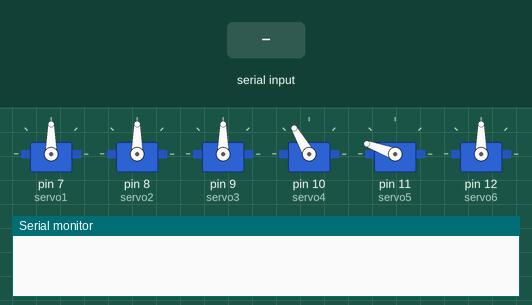
Recording of a sketch running on a simulated Arduino Uno, built with avr-gcc and run on an emulated ATmega328P. Shown: 6 × servo, the last lines printed to the serial monitor. The inputs (shaded band) are chosen by the test bench.

Above: at 1.2 s.
1.3 s: "a" received over Serial
At 1.8 s:
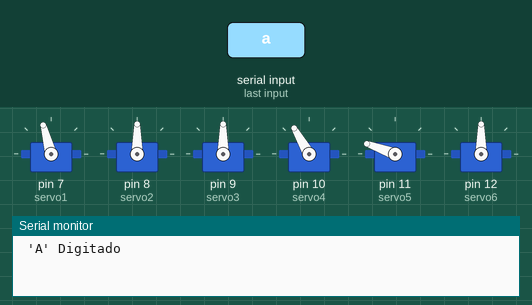
2.8 s: byte 107 ('k') received over Serial
At 4.0 s:
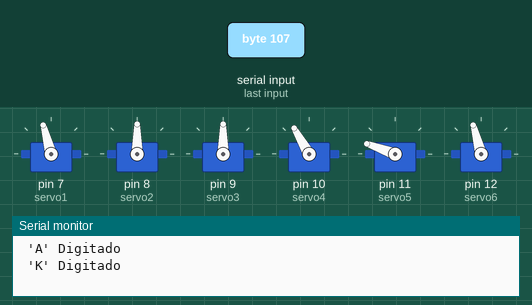
4.3 s: byte 90 ('Z') received over Serial
At 5.2 s:
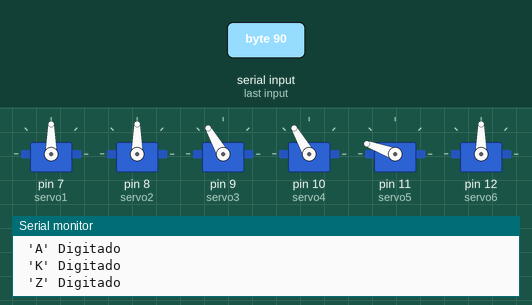
5.8 s: "h" received over Serial
At 6.4 s:
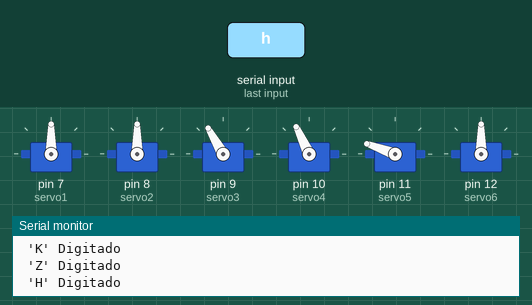
7.3 s: "e" received over Serial
At 8.5 s:
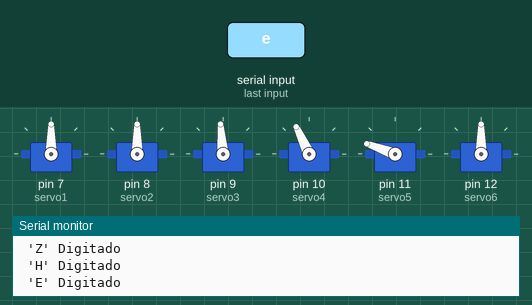
8.8 s: "j" received over Serial
At 9.9 s:
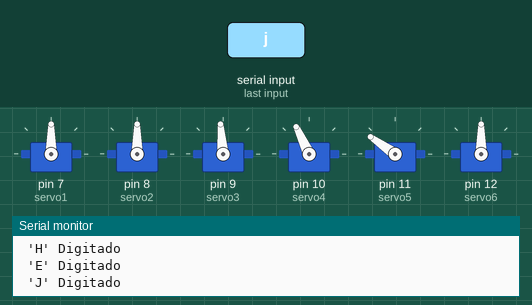
Timing chart, 0 to 11.3 s (numbered marks = the images above; inputs shaded):
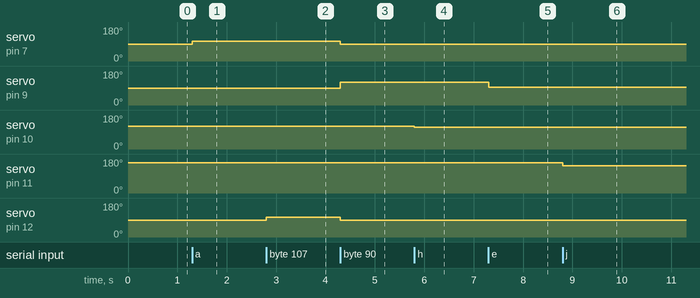

Measured:
- after the input at 1.3 s, servo on pin 7 (servo1): 90° → 105° at once
- after the input at 2.8 s, servo on pin 12 (servo6): 90° → 105° at once
- after the input at 4.3 s, servo on pin 7 (servo1), servo on pin 12 (servo6): 105° → 90° at once; servo on pin 9 (servo3): 90° → 120° at once
- after the input at 5.8 s, servo on pin 10 (servo4): 120° → 115° at once
- after the input at 7.3 s, servo on pin 9 (servo3): 120° → 95° at once
- after the input at 8.8 s, servo on pin 11 (servo5): 160° → 145° at once

The sketch:

brazo_bluetooth.ino
```cpp
//**salvador**

#include <Servo.h> //Cabecera para el servo


void f_servos(); //FUNCION

//char A,B,C,D,E,F,G,H,I,J,K,L; //variables que se digitaran en el monitor serial

Servo servo1; //Servos a mover
Servo servo2;
Servo servo3;
Servo servo4;
Servo servo5;
Servo servo6;

int datos; //Se le asigna el valor leido en el puerto serial

int pos = 90;//Posicion inicial del servo
int pos1=90;
int pos2=90;
int pos3=120;
int pos4=160;
int pos5=90;


void setup(){


  servo1.attach(7);   //Servo en puerto 7
  servo2.attach(8);   //puerto 8
  servo3.attach(9);    //puerto 9
  servo4.attach(10);   //Servo en puerto 10
  servo5.attach(11);   //puerto 11
  servo6.attach(12);    //puerto 12

  servo1.write(pos);
  servo2.write(pos1);
  servo3.write(pos2);
  servo4.write(pos3);
  servo5.write(pos4);
  servo6.write(pos5);


  Serial.begin(9600);  //Se inicializa el puerto serial configurado a 9600

}


void loop(){


    if(Serial.available())

   {

    datos=Serial.read(); //Asignando valor leido en el puerto


    switch(datos)
    {

     //*****GIRO*****

      case 'a':  // Si el valor digitado es a gira a la derecha
        Serial.println(" 'A' Digitado");
        pos +=15;        // se incrementa
        servo1.write(pos); //la posicion del servo
      break;

      case 'b':   // Si el valor digitado es b gira a la izquierda
        Serial.println(" 'B' Digitado");
        pos -=15;              // Se decrementa
        servo1.write(pos);        // el valor del servo
      break;


      //*****ANTEBRAZO*****

      case 'c':   // Si el valor digitado es c gira a la derecha
       Serial.println(" 'C' Digitado");
       pos1 +=5;  //Incrementa el valor del servo
       servo2.write(pos1);

      break;

      case 'd':  // Si el valor digitado es d gira a la izquierda
       Serial.println(" 'D' Digitado");
       pos1 -=5;     //Se decrementa el valor del servo
       servo2.write(pos1);
      break;


      //*****CODO*****

     case 'e': // Si el valor digitado es e gira a la derecha
        Serial.println(" 'E' Digitado");
        pos2 +=5;  //Incrementa el valor del servo
        servo3.write(pos2);

     break;

     case 'f':  // Si el valor digitado es f gira a la izquierda
        Serial.println(" 'F' Digitado");
        pos2 -=5;     //Se decrementa el valor del servo
        servo3.write(pos2);
     break;


        //*****BRAZO*****

     case 'g':  // Si el valor digitado es g gira a la derecha
         Serial.println(" 'G' Digitado");
         pos3 +=5;        // se incrementa
         servo4.write(pos3); //la posicion del servo

     break;

     case 'h':  // Si el valor digitado es h gira a la izquierda
         Serial.println(" 'H' Digitado");
         pos3 -=5;              // Se decrementa
         servo4.write(pos3);        // el valor del servo
     break;


      //*****MUNNECA*****

     case 'i':  // Si el valor digitado es i gira a la derecha
          Serial.println(" 'I' Digitado");
          pos4 +=15;  //Incrementa el valor del servo
          servo5.write(pos4);

     break;

     case 'j':  // Si el valor digitado es j gira a la izquierda
          Serial.println(" 'J' Digitado");
          pos4 -=15;     //Se decrementa el valor del servo
          servo5.write(pos4);
     break;


     //*****PINZAS*****

     case 'k':   // Si el valor digitado es k gira a la derecha
         Serial.println(" 'K' Digitado");
         pos5 +=15;  //Incrementa el valor del servo
         servo6.write(pos5);

     break;

     case 'l':   // Si el valor digitado es l gira a la izquierda
         Serial.println(" 'L' Digitado");
         pos5 -=15;     //Se decrementa el valor del servo
         servo6.write(pos5);

     break;

     case 'Z':
     Serial.println(" 'Z' Digitado"); //Todo a posicion inicial
        servo1.write(90);
        //servo2.write(pos1);
        servo3.write(120);
        servo4.write(120);
        servo5.write(160);
        servo6.write(90);
     break;


    }
   }


}// CIERA EL VOID LOOP()

//**marquez**
```
